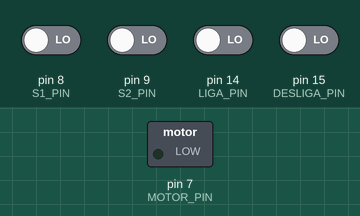
A sketch run on a simulated Arduino Uno, built with avr-gcc and run on an emulated ATmega328P. On the bench: switched loads named in the sketch (green lamp = pin HIGH). The inputs (shaded band) are chosen by the test bench; at power-on: pin 8 (S1_PIN), pin 9 (S2_PIN), pin 14 (LIGA_PIN), pin 15 (DESLIGA_PIN) LOW.

Above: at 0.8 s.
0.9 s: pin 14 (LIGA_PIN) driven HIGH
At 2.1 s:
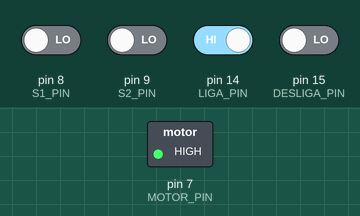
2.4 s: pin 8 (S1_PIN) driven HIGH
At 3.3 s:
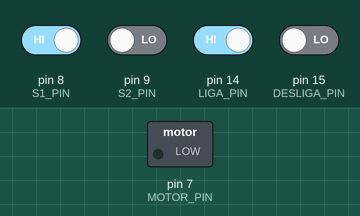
Timing chart, 0 to 5.4 s (numbered marks = the images above; inputs shaded):
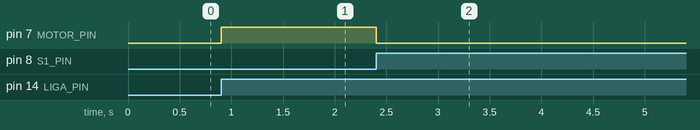

The sketch:

exercicio5.ino
```cpp
#define MOTOR_PIN PD7
#define LIGA_PIN PC0
#define DESLIGA_PIN PC1
#define S1_PIN PB0
#define S2_PIN PB1

uint8_t motor_ligado = 0;
uint8_t sentido_horario = 1;

ISR(PCINT0_vect) {
    if (PINB & (1 << S1_PIN)) {
        PORTD &= ~(1 << MOTOR_PIN);
        _delay_ms(5500);
        sentido_horario = 0;
    }

    if (PINB & (1 << S2_PIN)) {
        PORTD &= ~(1 << MOTOR_PIN);
        _delay_ms(7500);
        sentido_horario = 1;
    }
}

ISR(PCINT1_vect) {
    if (PINC & (1 << DESLIGA_PIN)) {
        PORTD &= ~(1 << MOTOR_PIN);
        motor_ligado = 0;
    }
}

int main(void) {
    DDRD |= (1 << MOTOR_PIN);
    DDRC &= ~((1 << LIGA_PIN) | (1 << DESLIGA_PIN));
    DDRB &= ~((1 << S1_PIN) | (1 << S2_PIN));

    PCICR |= (1 << PCIE0) | (1 << PCIE1);
    PCMSK0 |= (1 << PCINT0) | (1 << PCINT1);
    PCMSK1 |= (1 << PCINT8) | (1 << PCINT9);

    sei();

    while (1) {
        if (PINC & (1 << LIGA_PIN)) {
            if (!motor_ligado) {
                motor_ligado = 1;
                if (sentido_horario) {
                    PORTD |= (1 << MOTOR_PIN);
                } else {
                    PORTD &= ~(1 << MOTOR_PIN);
                }
            }
        }
    }
}
```

Measured:
- after the input at 0.9 s, pin 7 (MOTOR_PIN): LOW → HIGH at once
- after the input at 2.4 s, pin 7 (MOTOR_PIN): HIGH → LOW at once
